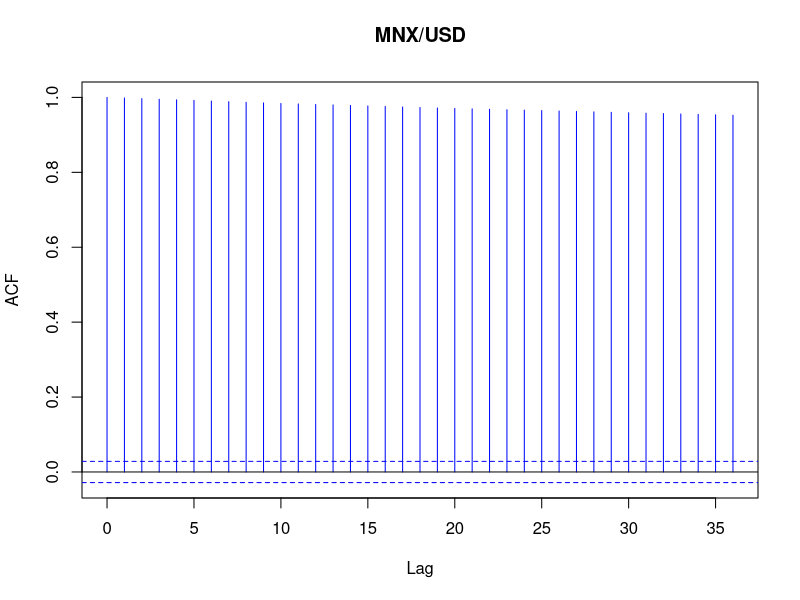
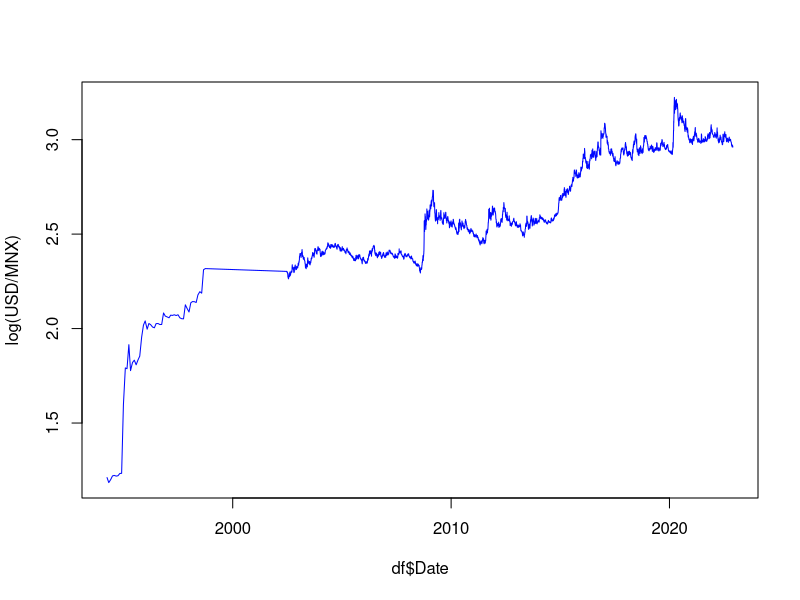
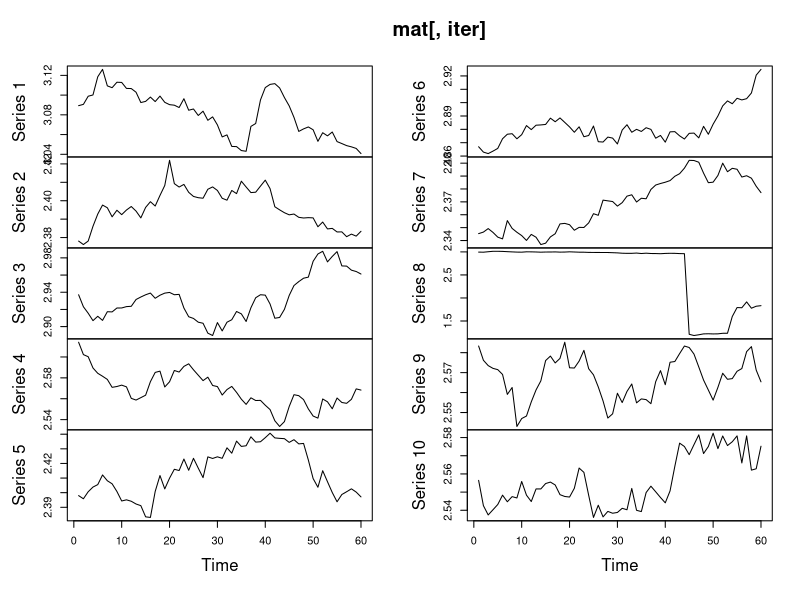
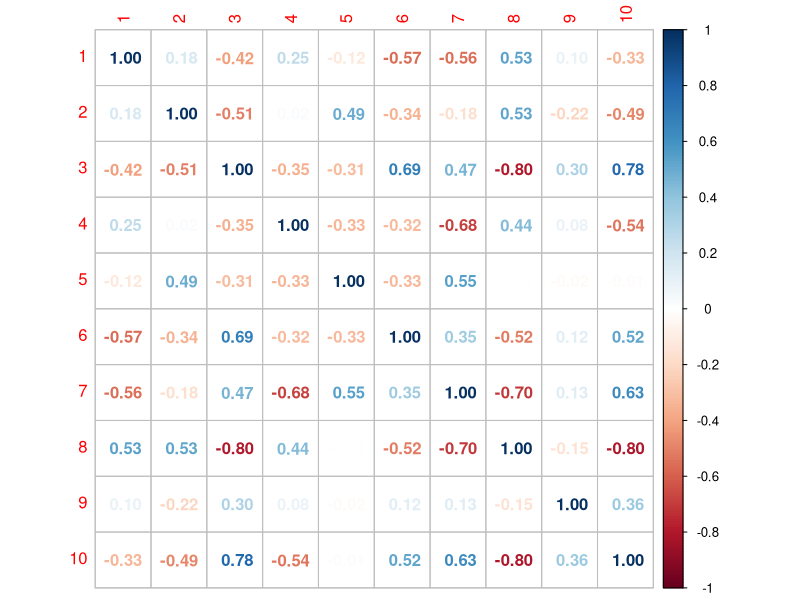
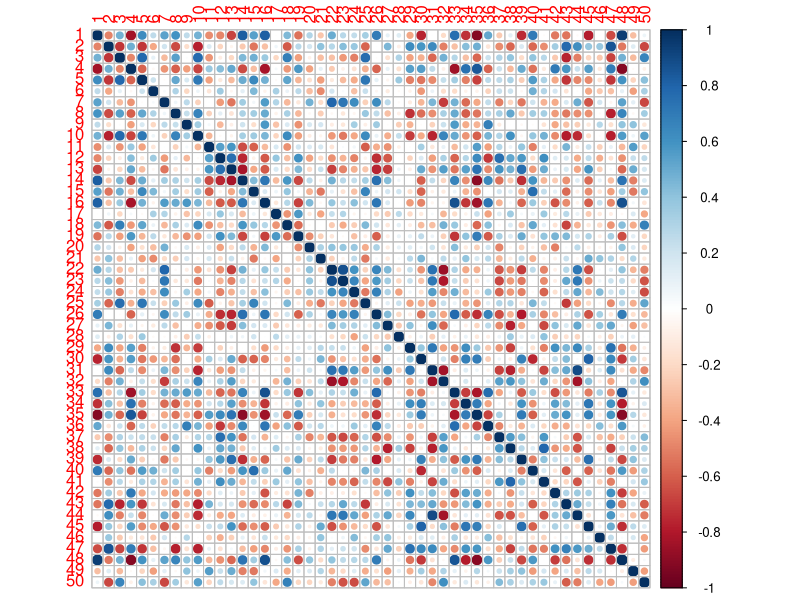
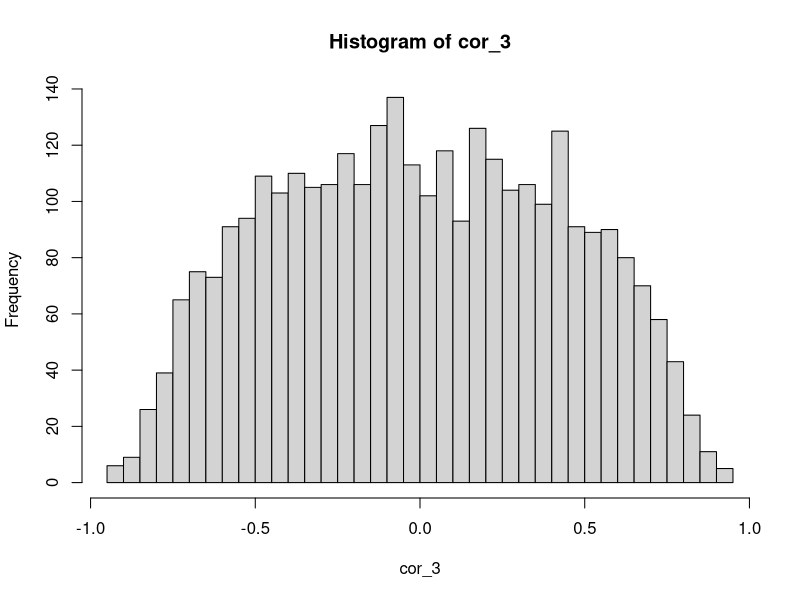
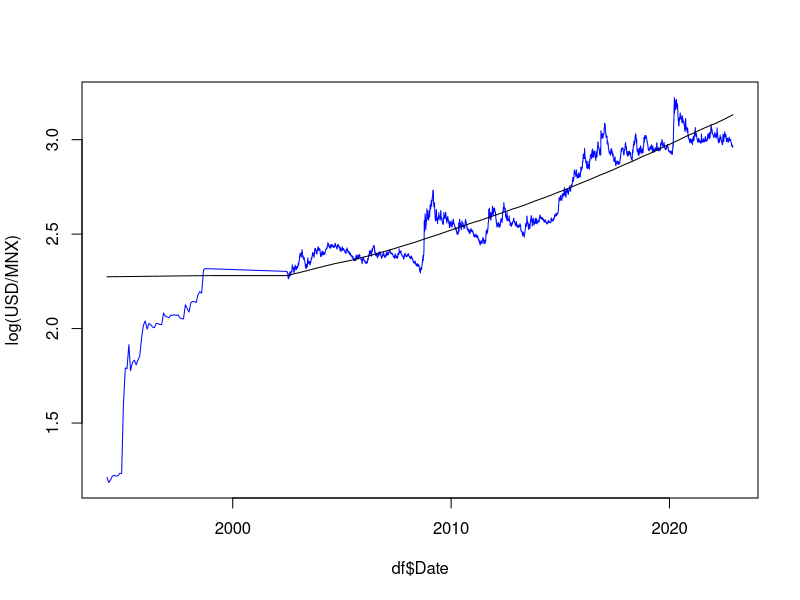
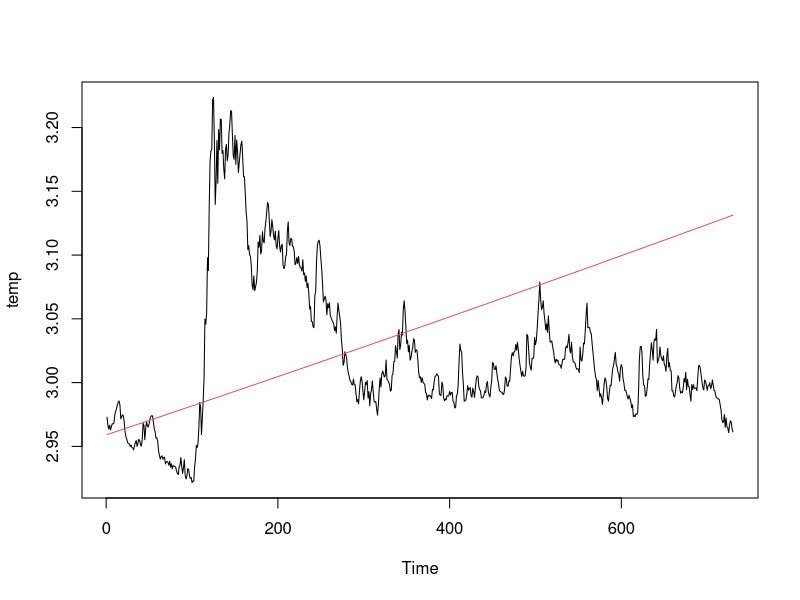

R code for these plots, in order:
# Task1 Валютный курс: нестационарные ряды и ложная корреляция
#Ссылка для скачивания данных
#Для рассчёта был Взят мексиканский песо
#https://www.imf.org/external/np/fin/ert/GUI/Pages/Report.aspx?CU=%27MXN%27&EX=REP&P=DateRange&Fr=628929792000000000&To=638051904000000000&CF=Compressed&CUF=Period&DS=Ascending&DT=Blank

setwd(dirname(rstudioapi::getActiveDocumentContext()$path))

df <- read.delim(file = "datatask11.csv", skip = 2, sep = ",",
stringsAsFactors = TRUE) # читаем данные, скипаем шапку

names(df) <- c("Date", "MXN")
df$MXN <- as.numeric(df$MXN)
df$Date <- as.Date(df$Date, "%Y-%m-%d")
# Добавим логарифм наших данных
df$log <- log(df$MXN)
# Проверим наши данные
head(df)

acf(df$MXN, main = "MNX/USD", col = "#0008ff")
plot(df$log ~ df$Date, col = "#0008ff", ylab = "log(USD/MNX)", type = "l")

mat <- matrix(df$log, nrow = 60)
iter <- sample(1:80, 10)
plot.ts(mat[, iter])

install.packages("corrplot")

cor_1 <- cor(mat[, iter])
corrplot::corrplot(cor_1, method = "number")
cor_2 <- cor(mat[, sample(1:80, 50)])
corrplot::corrplot(cor_2)

cor_3 <- cor(mat)
cor_3 <- c(cor_3[lower.tri(cor_3)])
hist(cor_3, breaks = 27)

# Task2 Многошаговое прогнозирование валютного курса с помощью тренда

data_len <- length(df$log)
train_supp <- 1:data_len
train_supp_pow2 <- train_supp^2
tr_len <- length(train_supp)
predict_len <- 365 * 2
train_data_len <- tr_len - predict_len

data <- data.frame(df$log[1:tr_len], train_supp[1:tr_len],
train_supp_pow2[1:tr_len])
colnames(data) <- c('log', 'train_supp', 'train_supp_pow2')
reg <- lm(df$log ~ train_supp + train_supp_pow2, data)

summary(reg)

plot(df$log ~ df$Date, col = "#0008ff", ylab = "log(USD/MNX)", type = "l")
lines(fitted(reg) ~ df$Date, col = "#000000")


predicted_data <- predict(reg,
newdata = list(train_supp = train_supp[train_data_len+1:tr_len],
train_supp_pow2 = train_supp_pow2[train_data_len + 1:tr_len]))
temp <- df$log[train_data_len + 1:data_len]
temp <- temp[1:predict_len]
plot.ts(temp)
lines(predicted_data, col = 2)

plot.ts(df$log)
vec <- c(fitted(reg), predicted_data)
lines(vec, col = 2)
lines(fitted(reg), col = 3)


prediction_diff <- df$log[train_data_len + 1:data_len] - predicted_data
prediction_diff <- prediction_diff[1:predict_len]
plot(prediction_diff, type = 'l')
abline(h = 0, col = 2)

MSE <- mean(prediction_diff^2)
RMSE <- sqrt(MSE)
temp_arr <- df$log[train_data_len + 1:data_len]
temp_arr <- temp_arr[1: predict_len]
temp <- var(temp_arr)
R2 <- 1 - MSE / temp

print(MSE)
print(RMSE)
print(R2)
